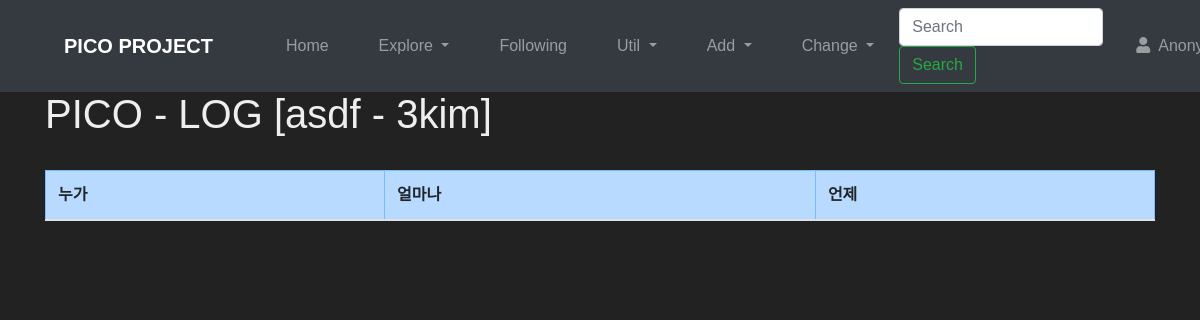
The page /explore/4/log on the database as committed earlier.
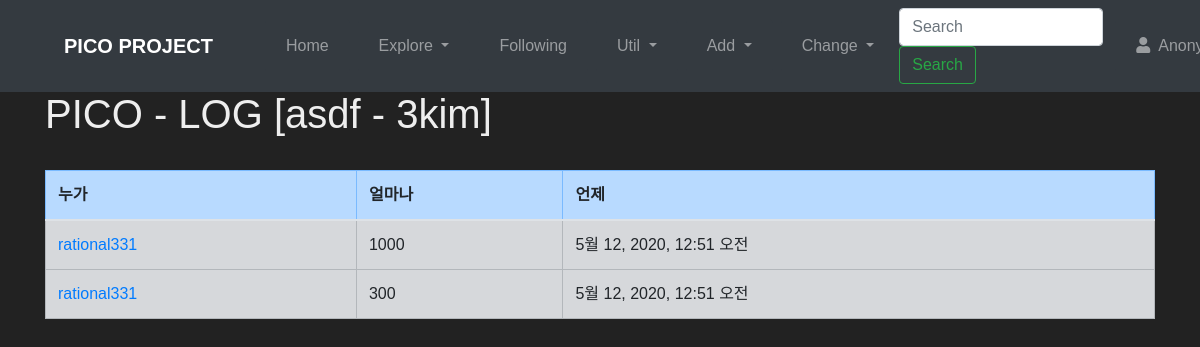
The same page on the database as committed later.
### core/models.py (models this page shows, shortened)
class PhotoicoInfoLog(models.Model):
    photo = models.ForeignKey(Photo, on_delete=models.CASCADE, verbose_name='PHOTO')
    donator = models.ForeignKey(User, on_delete=models.DO_NOTHING, verbose_name='DONATOR', null=True)
    PICOIN = models.PositiveIntegerField(default=0, verbose_name='PICOIN')
    donate_dt = models.DateTimeField('Donation Datetime', auto_now_add=True, null=True)
    class Meta:
        ordering = ('-donate_dt', )

### photo/views.py (the view)
# urls.py: path('<int:pk>/log', views. PhotoPicoLog.as_view(), name='photo_pico_log'),
class PhotoPicoLog(TemplateView):
    template_name = 'photo_donate_list.html'
    def get(self, request, pk):
        photo = None
        try:
            photo = Photo.objects.get(pk=pk)
        except:
            raise Http404()
        logging = PhotoicoInfoLog.objects.filter(photo=photo)
        return render(request, 'photo/photo_donate_list.html', {'object_list': logging, 'photo':photo})

### photo/templates/photo/photo_donate_list.html (shortened to what this page needs)
{% extends "base.html" %}
{% load widget_tweaks %}
{% block content %}
<h1>PICO - LOG [{{ photo.title }} - {{ photo.owner.username }}]</h1>
<br>
<table class="table table-bordered table-condensed table-striped">
    <thead>
        <tr class="table-primary">
            <th>누가</th>
            <th>얼마나</th>
            <th>언제</th>
        </tr>
    </thead>
    <tbody>
        {% for item in object_list %}
        <tr class="table-secondary">
            <td><a href="{% url 'profile' item.donator.username %}">{{ item.donator }}</a></td>
            <td>{{ item.PICOIN }}</td>
            <td>{{ item.donate_dt }}</td>
        </tr>
        {% endfor %}
    </tbody>
</table>
{% endblock %}

Rows that differ between the two databases and show on the page:
added PhotoicoInfoLog: donator "rational331", PICOIN "1000", donate_dt "5월 12, 2020, 12:51 오전"
added PhotoicoInfoLog: donator "rational331", PICOIN "300", donate_dt "5월 12, 2020, 12:51 오전"
